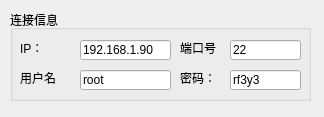
<?xml version="1.0" encoding="UTF-8"?>
<ui version="4.0">
 <class>commonUI</class>
 <widget class="QMainWindow" name="commonUI">
  <property name="geometry">
   <rect>
    <x>0</x>
    <y>0</y>
    <width>324</width>
    <height>117</height>
   </rect>
  </property>
  <property name="windowTitle">
   <string>MainWindow</string>
  </property>
  <property name="windowIcon">
   <iconset>
    <normaloff>logo.png</normaloff>logo.png</iconset>
  </property>
  <widget class="QWidget" name="centralWidget">
   <widget class="QGroupBox" name="groupBoxConInfo">
    <property name="geometry">
     <rect>
      <x>10</x>
      <y>10</y>
      <width>301</width>
      <height>91</height>
     </rect>
    </property>
    <property name="title">
     <string>连接信息</string>
    </property>
    <widget class="QLineEdit" name="lineEditUserName">
     <property name="geometry">
      <rect>
       <x>70</x>
       <y>60</y>
       <width>91</width>
       <height>20</height>
      </rect>
     </property>
     <property name="text">
      <string>root</string>
     </property>
    </widget>
    <widget class="QLabel" name="labelPort">
     <property name="geometry">
      <rect>
       <x>170</x>
       <y>30</y>
       <width>41</width>
       <height>16</height>
      </rect>
     </property>
     <property name="text">
      <string>端口号：</string>
     </property>
    </widget>
    <widget class="QLineEdit" name="lineEditPort">
     <property name="geometry">
      <rect>
       <x>220</x>
       <y>30</y>
       <width>71</width>
       <height>20</height>
      </rect>
     </property>
     <property name="text">
      <string>22</string>
     </property>
     <property name="readOnly">
      <bool>false</bool>
     </property>
    </widget>
    <widget class="QLabel" name="labelPassword">
     <property name="geometry">
      <rect>
       <x>170</x>
       <y>60</y>
       <width>41</width>
       <height>16</height>
      </rect>
     </property>
     <property name="text">
      <string>密码：</string>
     </property>
    </widget>
    <widget class="QLineEdit" name="lineEditIP">
     <property name="geometry">
      <rect>
       <x>70</x>
       <y>30</y>
       <width>91</width>
       <height>20</height>
      </rect>
     </property>
     <property name="text">
      <string>192.168.1.90</string>
     </property>
    </widget>
    <widget class="QLabel" name="labelIP">
     <property name="geometry">
      <rect>
       <x>10</x>
       <y>30</y>
       <width>41</width>
       <height>16</height>
      </rect>
     </property>
     <property name="text">
      <string>IP：</string>
     </property>
    </widget>
    <widget class="QLabel" name="labelUserName">
     <property name="geometry">
      <rect>
       <x>10</x>
       <y>60</y>
       <width>41</width>
       <height>16</height>
      </rect>
     </property>
     <property name="text">
      <string>用户名：</string>
     </property>
    </widget>
    <widget class="QLineEdit" name="lineEditPassword">
     <property name="geometry">
      <rect>
       <x>220</x>
       <y>60</y>
       <width>71</width>
       <height>20</height>
      </rect>
     </property>
     <property name="inputMethodHints">
      <set>Qt::ImhHiddenText</set>
     </property>
     <property name="text">
      <string>rf3y3</string>
     </property>
     <property name="readOnly">
      <bool>false</bool>
     </property>
    </widget>
   </widget>
  </widget>
 </widget>
 <layoutdefault spacing="6" margin="11"/>
 <tabstops>
  <tabstop>lineEditIP</tabstop>
  <tabstop>lineEditPort</tabstop>
  <tabstop>lineEditUserName</tabstop>
  <tabstop>lineEditPassword</tabstop>
 </tabstops>
 <resources/>
 <connections/>
</ui>
